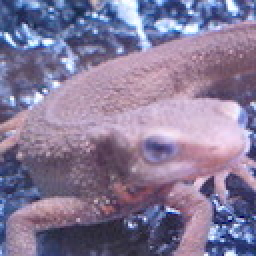
//> input picture imori.jpg, 128 x 128 px (shown 2 times larger)
$ ./answer_14   (built with g++ and OpenCV 4)
//> lines starting //> are read from the running program, lines starting //| are printed output that depends on the picture
//
// Created by YunShao on 2020/7/14.
//
#include <opencv2/core.hpp>
#include <opencv2/highgui.hpp>
#include <iostream>
#include <math.h>
//差分滤波器对图像亮度急剧变化的边缘有提取效果，可以获得邻接像素的差值
using namespace cv;

Mat diff_filter(cv::Mat img, int kernel_size, bool horizontal){
    int height = img.rows;
    int width = img.cols;
    int channel = img.channels();

    // prepare output
    cv::Mat out = cv::Mat::zeros(height, width, CV_8UC1);

    // prepare kernel
    double kernel[kernel_size][kernel_size] = {{0, -1, 0}, {0, 1, 0}, {0, 0, 0}};

    if (horizontal){
        kernel[0][1] = 0;
        kernel[1][0] = -1;
    }

    int pad = floor(kernel_size / 2);

    double v = 0;

    // filtering
    for (int y = 0; y < height; y++){
        for (int x = 0; x < width; x++){
            v = 0;
            for (int dy = -pad; dy < pad + 1; dy++){
                for (int dx = -pad; dx < pad + 1; dx++){
                    if (((y + dy) >= 0) && (( x + dx) >= 0) && ((y + dy) < height) && ((x + dx) < width)){
                        v += img.at<uchar>(y+dy,x+dx)*kernel[dy+pad][dx+pad];
                    }
                }
            }
            // 数据控制在0-255之间
            v = fmax(v, 0);
            v = fmin(v, 255);
            out.at<uchar>(y, x) = (uchar)v;
        }
    }
    return out;
}
int main(int argc, const char* argv[]){
    // read image
    cv::Mat gray = cv::imread("../imori.jpg", cv::IMREAD_GRAYSCALE);
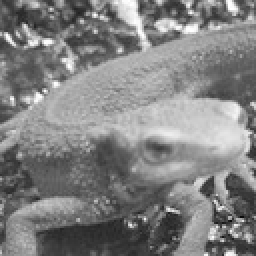
//> gray: 128 rows x 128 cols, CV_8UC1 (shown 2 times larger); min 8, max 255, mean 129.1

    // diff filter (vertical)
    cv::Mat out_v = diff_filter(gray, 3, false);
//> the loop in diff_filter, `for (int y = 0; y < height; y++)` made 128 passes
//> v on passes 1 to 12: 122, 0, 0, 0, 0, 19, 0, 17, 36, 9, 19, 4
//> after the loop in diff_filter, `for (int y = 0; y < height; y++)`:
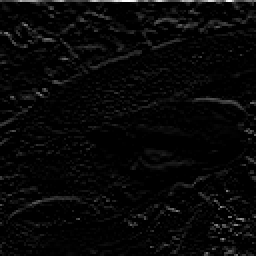
//> out: 128 rows x 128 cols, CV_8UC1 (shown 2 times larger); min 0, max 255, mean 7.7
//> after the loop in diff_filter, `for (int y = 0; y < height; y++)`: v = 9

    // diff filter (horizontal)
    cv::Mat out_h = diff_filter(gray, 3, true);
//> call 2 of diff_filter, with kernel_size = 3, horizontal = true
//> the loop in diff_filter (call 2), `for (int y = 0; y < height; y++)` made 128 passes
//> after the loop in diff_filter (call 2), `for (int y = 0; y < height; y++)`:
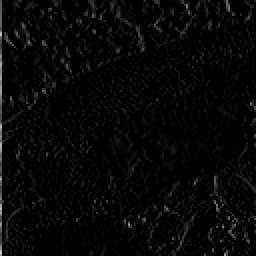
//> out: 128 rows x 128 cols, CV_8UC1 (shown 2 times larger); min 0, max 198, mean 6.8
//> after the loop in diff_filter (call 2), `for (int y = 0; y < height; y++)`: v = 0

    //cv::imwrite("out.jpg", out);
    cv::imwrite("answer_14_vertical.jpg", out_v);
    cv::imwrite("answer_14_horizontal.jpg", out_h);
    return 0;
}

$ run again, with thorino.jpg copied over imori.jpg
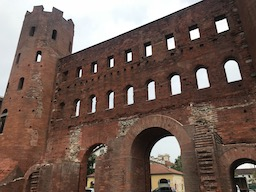
//> input picture thorino.jpg, 256 x 192 px
//> `cv::Mat gray = cv::imread("../imori.jpg", cv::IMREAD_GRAYSCALE);`:
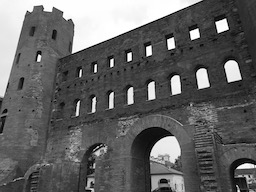
//> gray: 192 rows x 256 cols, CV_8UC1; min 0, max 255, mean 99.4
//> the loop in diff_filter, `for (int y = 0; y < height; y++)` made 192 passes
//> v on passes 1 to 3: 59, 0, 0
//> after the loop in diff_filter, `for (int y = 0; y < height; y++)`: v = 0
//> the loop in diff_filter (call 2), `for (int y = 0; y < height; y++)` made 192 passes
//> after the loop in diff_filter (call 2), `for (int y = 0; y < height; y++)`:
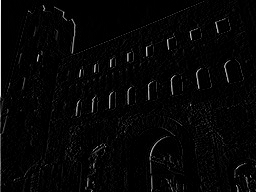
//> out: 192 rows x 256 cols, CV_8UC1; min 0, max 246, mean 5.8
